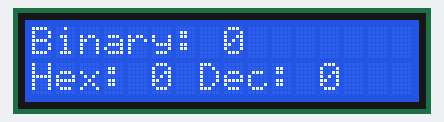
Bench run of a program on a simulated Raspberry Pi (header pin numbers). On the bench: 16×2 character LCD.

Above: at 0.4 s.
At 6.1 s:
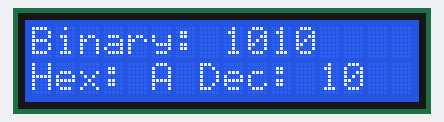
At 7.9 s:
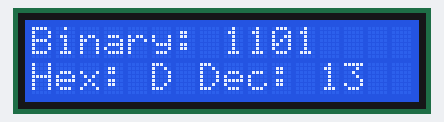
At 17.8 s:
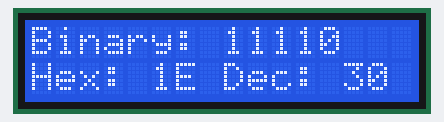
At 26.1 s:
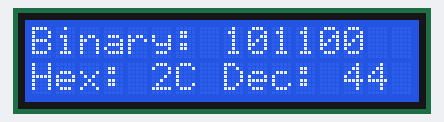
At 37.3 s:
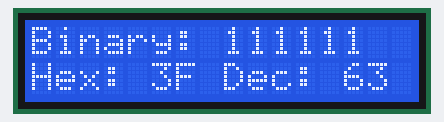

Measured:
- what the display in image 0 shows lasts 0.6 s, from 0.3 s to 0.9 s

The program:

8b_LCD_Binary_Counter_Funct.py.py
```python
# 8b LCD Binary Counter Function Python program example:

# Created by Joseph C. Richardson, GitHub.com

# Note: be mindful while working with
# electronics. There are mistakes that
# cannot be corrected should you ignore
# any basic electronics rules. Electronics
# demands basic math skills and knowledge
# of electronics components alike.

# Items needed are as follows:

# Respberry Pi 4 = 1
# breadboard = 1 or more depending
# LCD display = 1
# 74HC595 shift register = 1
# LEDs = 8
# 220 ohm resistor = 8
# jumper wire = 20 or more +2 for the Rasp pi 4 fan

# Note: use two other jumper wires for
# the Raspberry Pi 4 fan, while in use/
# operation.

# 8b LCD Binary Counter Function Python program example:

# This Raspberry Pi 4 Python program allows
# users to learn all about how binary data
# bits work with the 74HC595 shift register.

# We will use the breadboard method:

# GPIO.setmode(GPIO.BOARD)

# This method is for the GPIO pinouts
# not the GPIO numbers, such as BCM

# You can also use the Broadcom SOC
# Channel method if you prefer:

# GPIO.setmode(GPIO.BCM)
# This allows GPIO numbers, not GPIO
# pinouts, such as the breadboard
# method illustrates in our Python
# program example.

# import functions:

import RPi.GPIO as GPIO,drivers
from time import sleep as wait

GPIO.setmode(GPIO.BOARD) # breadboard method
GPIO.setwarnings(False) # disable setwarnings
display=drivers.Lcd() # enable the LCD display

display.lcd_clear() # clear the LCD screen

# Create variables for the latch, data bit and the clock.

# You can rename all these variables to any names you wish,
# but keep in mind that you must also rename any variables
# in your program as well. Click the Find and Replace command
# on the IDLE menu to make any renaming changes faster to cover
# any variables you want to rename. However, you should stick
# to meaningful names, so other programmers can learn and
# understand what's happening throughout the program's
# execution/run.
''''''''''''''''''''''''''''''''''''''''''''''''''''''''''''''''''''''''''''''''''''''''''''''''''''''''''''''''''''''''''''''
# Note: Python executes its programs from the top, downward.
# You must place these variables in this correct order as shown.
# These pinout values won't execute right if you don't.

latch=33
data_bit=35
clock=31
''''''''''''''''''''''''''''''''''''''''''''''''''''''''''''''''''''''''''''''''''''''''''''''''''''''''''''''''''''''''''''''
msb=255,256 # most significant bits
lsb=127,128 # least significant bits

led_speed=.5 # pause duration

stop_program_message='''
print('Stop program Execution/run:')
print('cleanup/release all GPIO pinouts \
to LOW state.')'''

control_shift=data_bit,latch,clock

for i in control_shift:GPIO.setup(i,GPIO.OUT) # setup desired GPIO pinouts

# Create two functions called
# clear_all_data_bits and shift_all_data_bits.

def clear_all_data_bits():

    for i in range(8):
        GPIO.output(latch,0)
        GPIO.output(data_bit,0) # set all 8 data bits to 0/off
        GPIO.output(clock,1)
        GPIO.output(latch,1)
        GPIO.output(clock,0)

clear_all_data_bits() # call the function

def shift_all_data_bits():

    for i in range(msb[0],lsb[0],-1): # reverse forloop and step value -1
        display.lcd_display_string(
        f'Binary: {msb[0]-i:b}',1)
        display.lcd_display_string(
        f'Hex: {msb[0]-i:X} Dec: {msb[0]-i:d}',2)
        bin=f'{i:b}'
        for j in range(8):
            GPIO.output(latch,0)
            GPIO.output(data_bit,int(bin[j])-1) # with 2's complement value -1
            GPIO.output(clock,1)
            GPIO.output(latch,1)
            GPIO.output(clock,0)
        wait(led_speed)

    for i in range(lsb[1],msb[1]): # forward forloop
        display.lcd_display_string(
        f'Binary: {i:b}',1)
        display.lcd_display_string(
        f'Hex: {i:X} Dec: {i:d}',2)
        bin=f'{i:b}'
        for j in range(8):
            GPIO.output(latch,0)
            GPIO.output(data_bit,int(bin[j])) # without 2's complement
            GPIO.output(clock,1)
            GPIO.output(latch,1)
            GPIO.output(clock,0)
        wait(led_speed)

while True:
    try:
        shift_all_data_bits() # call the function
        break

# Note: it is recomended that you setup
# a KeyboardInterrupt handler to force
# the GPIO pins to return to a low state/off.

# GPIO.cleanup() sets all GPIO pins to LOW/OFF

    except KeyboardInterrupt:
        exec(stop_program_message) # GPIO notification message

        clear_all_data_bits() # call the function

        display.lcd_clear()
        display.lcd_backlight(0)
        GPIO.cleanup() # GPIO.cleanup() sets all GPIO pins to LOW/OFF
        break
```
